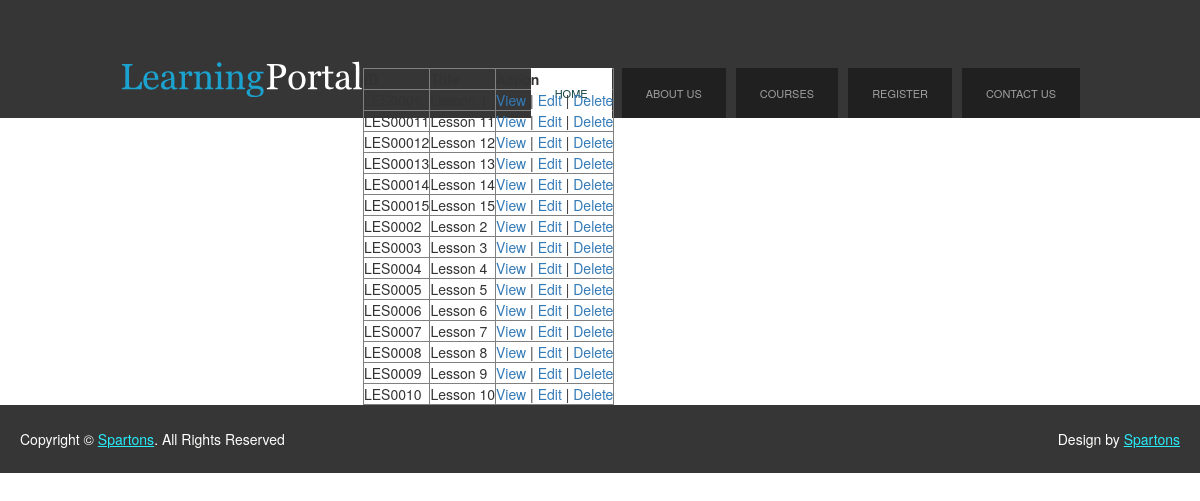
/index.php/lessons, run on the app's committed database.
### tables this page shows
CREATE TABLE `tbl_lessons` (
  `lessonID` char(11) NOT NULL,
  `lesson_desc` varchar(255) DEFAULT NULL,
  `moduleID` char(11) DEFAULT NULL,
  `vid_url` varchar(2083) NOT NULL
);

### application/controllers/Lessons.php (called while the page is built, shortened)
<?php
class Lessons extends CI_Controller
{
    public function __construct()
    {
        $this->load->model('lessons_model');
        $this->load->helper('url_helper');
        $this->load->helper(array('form', 'url'));
    }
    public function index()
    {
        $data['lessons'] = $this->lessons_model->get_lessons();
        $data['title'] = 'Lessons archive';
        $this->load->view('layouts/header', $data);
        $this->load->view('lessons/index', $data);
        $this->load->view('layouts/footer');
    }
}

### index.php (called while the page is built, shortened)
<?php
require_once BASEPATH.'core/CodeIgniter.php';

### application/models/Lessons_model.php (called while the page is built, shortened)
<?php
class lessons_model extends CI_Model
{
    public function get_lessons($slug = FALSE)
    {
        if ($slug === FALSE) {
            $query = $this->db->get('tbl_lessons');
            return $query->result_array();
        }
        $query = $this->db->get_where('tbl_lessons', array('lessonID' => $slug));
        return $query->row_array();
    }
}

### application/views/lessons/index.php (the view)
<div class="container box">
<table border='1' cellpadding='4'>
    <tr>
        <td><strong>ID</strong></td>
        <td><strong>Title</strong></td>
        <td><strong>Action</strong></td>
    </tr>
    <?php foreach ($lessons as $lessons_item): ?>
        <tr>
            <td><?php echo $lessons_item['lessonID']; ?></td>
            <td><?php echo $lessons_item['lesson_desc']; ?></td>
            <td>
                <a href="<?php echo site_url('lessons/'.$lessons_item['lessonID']); ?>">View</a> |
                <a href="<?php echo site_url('lessons/edit/'.$lessons_item['lessonID']); ?>">Edit</a> |
                <a href="<?php echo site_url('lessons/delete/'.$lessons_item['lessonID']); ?>" onClick="return confirm('Are you sure you want to delete?')">Delete</a>
            </td>
        </tr>
    <?php endforeach; ?>
</table>
</div>

### application/views/layouts/header.php (shortened to what this page needs)
<!doctype html>
<html lang="en">
<head>
 <link href="<?php echo base_url('assets/css/style.css');?>" rel="stylesheet" type="text/css" />
 <link rel="stylesheet" type="text/css" href="<?php echo base_url ('assets/css/coin-slider.css');?>"/>
 <link href="<?php echo base_url('assets/bootstrap/css/bootstrap.min.css'); ?>" rel="stylesheet" type="text/css"/>
</head>
<body>
    <div class="header">
        <div class="header_resize">
            <div class="menu_nav">
                <ul>
                    <li class="active"><a href="<?php echo base_url ('/Home');?>"><span>Home</span></a></li>
                    <li><a href="support.html"><span>About Us</span></a></li>
                    <li><a href="<?php echo base_url ('/Course_selection');?>"><span>Courses</span></a></li>
                    <li><a href="<?php echo base_url ('/Register');?>"><span>Register</span></a></li>
                    <li><a href="contact.html"><span>Contact Us</span></a></li>
                </ul>
            </div>
            <div class="logo">
                <h1><a href="index.html">Learning<span>Portal</span></a></h1>
            </div>
        </div>
    </div>
</body>
</html>

### application/views/layouts/footer.php (shortened to what this page needs)
<footer>
	<div class="footer">
		<div class="footer_resize">
			<p class="lf">Copyright &copy; <a href="#">Spartons</a>. All Rights Reserved</p>
			<p class="rf">Design by <a target="_blank" href="http://www.facebook.com/">Spartons</a></p>
		</div>
	</div>
</footer>
</body>
</html>

### assets/css/style.css (style rules this page uses)
body { margin:0; padding:0; width:100%; color:#28ecfa; font:normal 12px/1.5em "Liberation sans", Arial, Helvetica, sans-serif; background:#1ca2ce url(../images/main_bg.gif) repeat-x left top; }
html, .main { padding:0; margin:0; }
p { margin:8px 0; padding:0 0 8px 0; }
a { color:#fffffe; text-decoration:underline; }
.header, .content, .menu_nav, .fbg, .footer, form, ol, ol li, ul, .content .mainbar, .content .sidebar { margin:0; padding:0; }
.header_resize { margin:0 auto; padding:0 0 32px; width:960px; }
.logo { padding:0; float:left; width:auto; height:118px; }
h1 { margin:0; padding:32px 0 0; font-size:50px; font-weight:normal; line-height:1.2em; text-transform:none; }
h1 a, h1 a:hover { color:#1ca2ce; text-decoration:none; }
h1 span { color:#fff; }
.menu_nav { margin:0 auto; padding:68px 0 0; height:50px; float:right; }
.menu_nav ul { list-style:none; padding:0; height:50px; float:left; }
.menu_nav ul li { margin:0; padding:0 0 0 10px; float:left; }
.menu_nav ul li a { display:block; margin:0; padding:17px 24px; font-size:11px; line-height:16px; font-weight:normal; color:#9f9f9f; text-decoration:none; text-transform:uppercase; text-align:center; background:#202020; }
.menu_nav ul li.active a, .menu_nav ul li a:hover { text-decoration:none; color:#114044; background:#fff; }
.footer { background:#363636; }
.footer_resize { margin:0 auto; padding:0 20px; width:1200px; line-height:1.5em; color:#fffffe; }
.footer_resize p { margin:24px 0; padding:0; line-height:normal; white-space:nowrap; text-indent:inherit; }
.footer_resize a { color:#28ecfa; font-weight:normal; margin:0; padding:0; border:none; text-decoration:underline; background-color:transparent; }
.footer_resize .lf { float:left; }
.footer_resize .rf { float:right; }
a { outline:none; }

### data on the page
tbl_lessons: lessonID "LES00011", lesson_desc "Lesson 11"
tbl_lessons: lessonID "LES00012", lesson_desc "Lesson 12"
tbl_lessons: lessonID "LES00013", lesson_desc "Lesson 13"
tbl_lessons: lessonID "LES00014", lesson_desc "Lesson 14"
tbl_lessons: lessonID "LES00015", lesson_desc "Lesson 15"
tbl_lessons: lessonID "LES0002", lesson_desc "Lesson 2"
tbl_lessons: lessonID "LES0003", lesson_desc "Lesson 3"
tbl_lessons: lessonID "LES0004", lesson_desc "Lesson 4"
tbl_lessons: lessonID "LES0005", lesson_desc "Lesson 5"
tbl_lessons: lessonID "LES0006", lesson_desc "Lesson 6"
tbl_lessons: lessonID "LES0007", lesson_desc "Lesson 7"
tbl_lessons: lessonID "LES0008", lesson_desc "Lesson 8"
tbl_lessons: lessonID "LES0009", lesson_desc "Lesson 9"
tbl_lessons: lessonID "LES0010", lesson_desc "Lesson 10"
